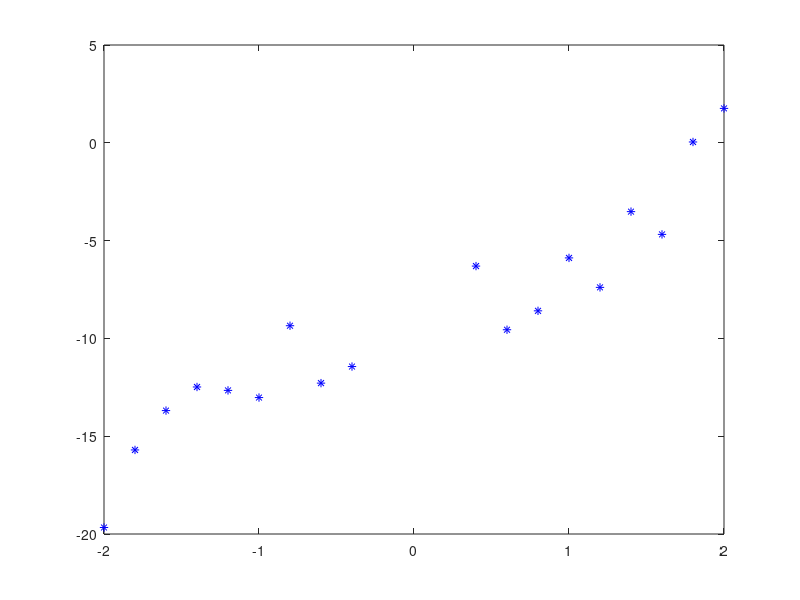

Write MATLAB code to recreate this figure. (Note: this script raises an error after producing the figure.)
%% =========== Assignment 1: Least-Squares Regression =============
%   
%  Implements least squares estimators for polynomial regression
%  
%  Author: Benjamin Yu 
%  Student #: 996809912

fprintf('Loading and calculating estimators...\n');
load('a1TrainingData.mat');
load('a1TestingData.mat');
plot(x,y,'*b');
hold on;

m = size(x,1);      % Number of examples
n = size(xTest,1);
best_deg = 0;
max_deg = 10;       % Maximum degree of polynomial we'll search for
error = zeros(max_deg); % Errors
test_error = zeros(max_deg);
min_error = Inf;

x = [ones(m,1) x]; % Add ones for offset term
xTest = [ones(n,1) xTest];

for i = 1:max_deg
    x(:,i+1) = x(:,2).^ (i); % Generate higher-order polynomial terms
    xTest(:,i+1) = xTest(:,2).^ (i);
    temp_w = polynomialRegression(i,x,y);           % Calculate weights
    error(i) = norm(y - evalPolynomial(temp_w,x));  % Error
    test_error(i) = norm(yTest - evalPolynomial(temp_w,xTest));
    if (error(i) < min_error)                          % Compare to min Error
        min_error = error(i);
        best_deg = i;        
        best_w = polynomialRegression(best_deg,x(:,1:best_deg),y);    
        best_w = flipud(best_w); 
    end
end
plot (-2.1:0.1:2.1,polyval(best_w,-2.1:0.1:2.1));
hold off;

pause;

fprintf('Plotting residual errors...\n');
plot (1:max_deg,error);     % Plot Residual errors

pause

hold on;
fprintf('Plotting test errors...\n');
plot (1:max_deg,test_error);     % Plot Test errors
hold off;




